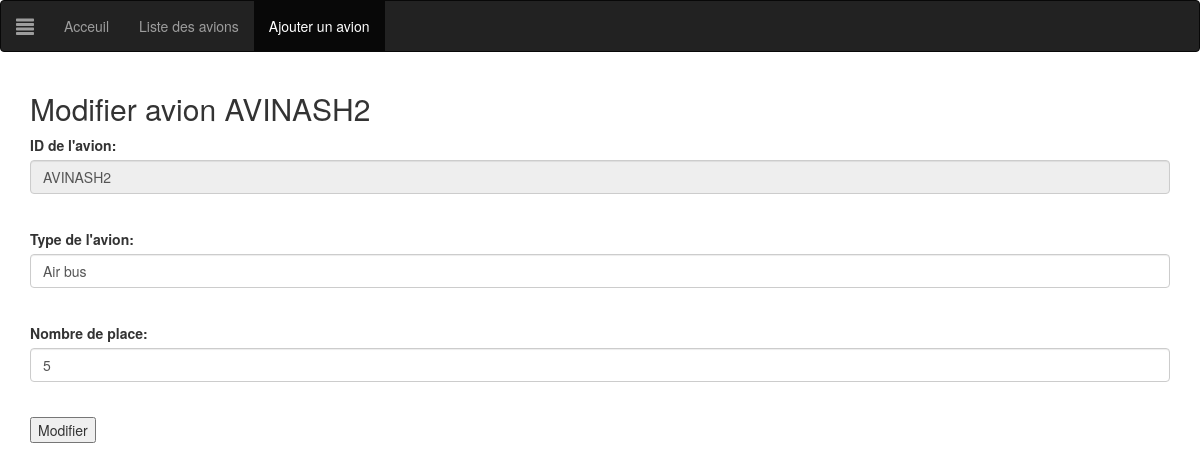
/avion/form.php?action=edit&id=AVINASH2, run on the app's committed database.
### tables this page shows
CREATE TABLE `avion` (
  `no_avion` varchar(50) NOT NULL,
  `type` text NOT NULL,
  `nb_place` int(11) NOT NULL
);

### avion/form.php (the view, shortened to what this page needs)
<?php
  $dbh = new PDO('mysql:host=localhost;dbname=e_fly', "root", "");
  $action = ($_GET['action'] == 'create')?'Ajouter':'Modifier';
  $id_avalaible = ($_GET['action'] == 'edit')?'disabled':'';
  $id = (isset($_GET['id'])&&($_GET['action'] != 'create'))?$_GET['id']:'';
  $avion = [
    'no_avion' => '',
    'type'=>'',
    'nb_place'=>'',
  ];
  if(($_GET['action'] == 'edit')&&(isset($_GET['id']))){
    $qAvion=$dbh->query("SELECT * FROM avion WHERE no_avion='".$_GET['id']."'");
    $gAvion = $qAvion->fetchAll(PDO::FETCH_ASSOC);
    $avion = [
      'no_avion' => $gAvion[0]['no_avion'],
      'type'=> $gAvion[0]['type'],
      'nb_place'=> $gAvion[0]['nb_place'],
    ];
  }
?>
<!DOCTYPE html>
<html>
  <head>
    <link rel="stylesheet" href="../style/maxcdn.bootstrapcdn.com/bootstrap/3.3.7/css/bootstrap.min.css">
  </head>
  <body>
    <nav class="navbar navbar-inverse">
      <div class="container-fluid">
        <div class="navbar-header">
          <a class="navbar-brand" href="#"><span class="glyphicon glyphicon-align-justify"></span></a>
        </div>
        <ul class="nav navbar-nav">
          <li><a href="../index.php">Acceuil</a></li>
          <li><a href="list.php">Liste des avions</a></li>
          <li class="active"><a href="form.php?action=create">Ajouter un avion</a></li>
        </ul>
      </div>
    </nav>
    <div class="container">
    <h2> <?php print $action; ?> avion <?php print $id; ?></h2>
    <form action="form.php?action=<?php print $_GET['action']; ?>&id=<?php print isset($_GET['id'])?$_GET['id']:''; ?>" method="post">
    <div class="form-group">
      <label for="edit-no_avion">ID de l'avion: </label>
      <input class="form-control" type="text" name="no_avion" id="edit-no_avion" value="<?php print $avion['no_avion']; ?>" <?php print $id_avalaible; ?> ><br>
    </div>
    <div class="form-group">
      <label for="edit-type">Type de l'avion: </label>
      <input class="form-control" type="text" name="type" id="edit-type" value="<?php print $avion['type']; ?>"><br>
    </div>
    <div class="form-group">
      <label for="edit-nb_place">Nombre de place: </label>
      <input class="form-control" type="text" name="nb_place" id="edit-nb_place" value="<?php print $avion['nb_place']; ?>"><br>
    </div>
    <input type="submit" value="<?php print $action; ?>">
    </form>
    </div>
  </body>
</html>

### data on the page
avion: no_avion "AVINASH2", type "Air bus", nb_place "5"

### other printed values
$action "Modifier"
$id "AVINASH2"
